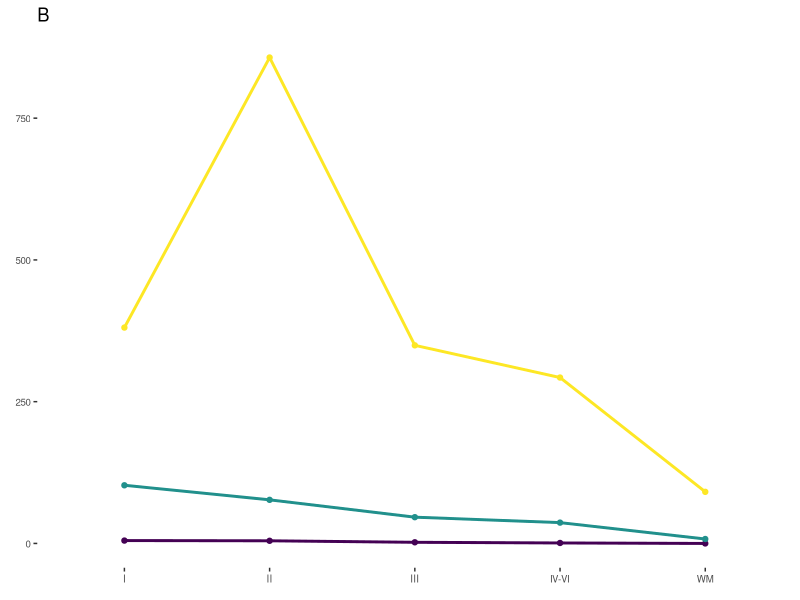
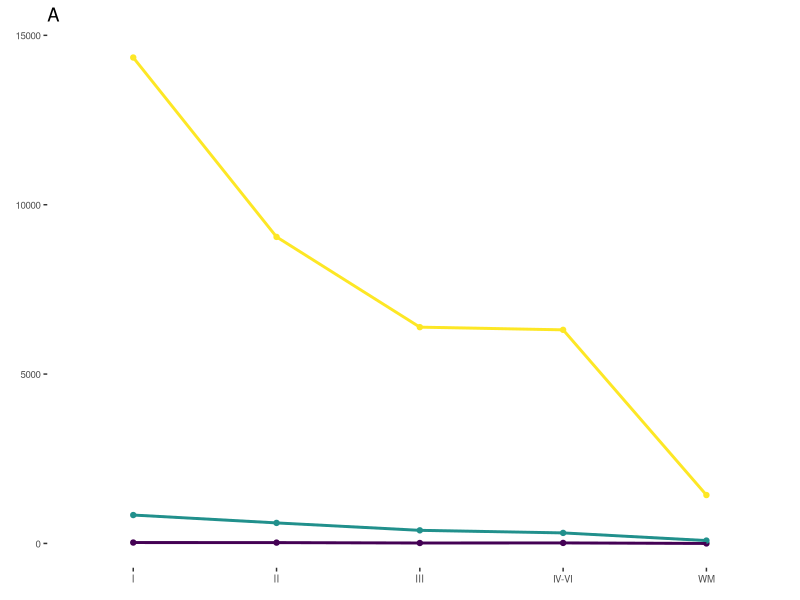
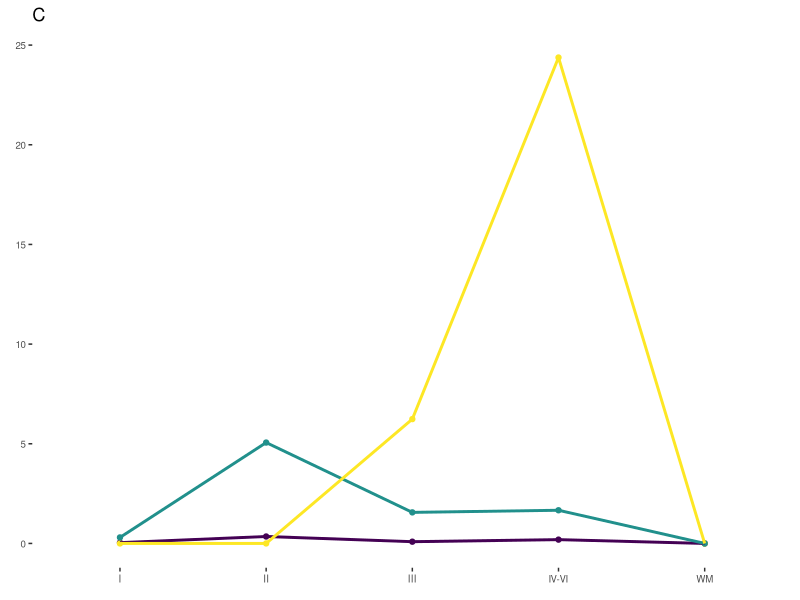
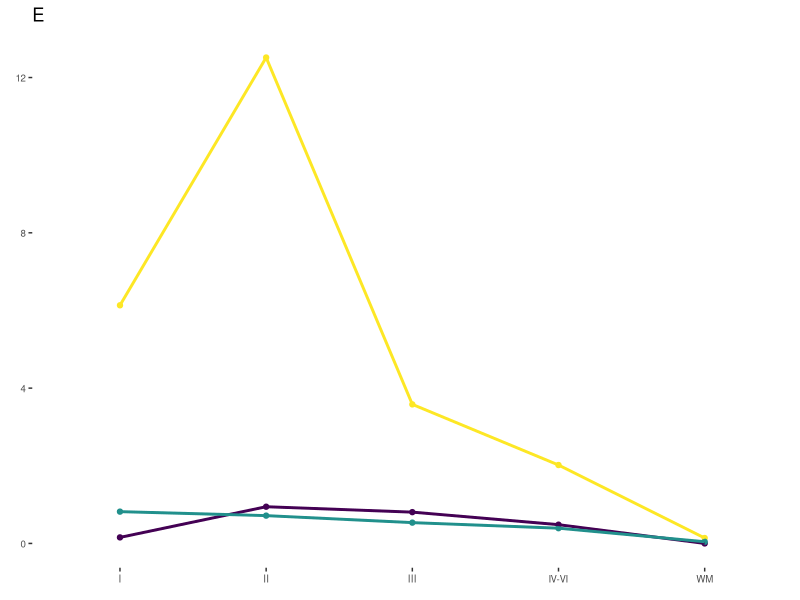
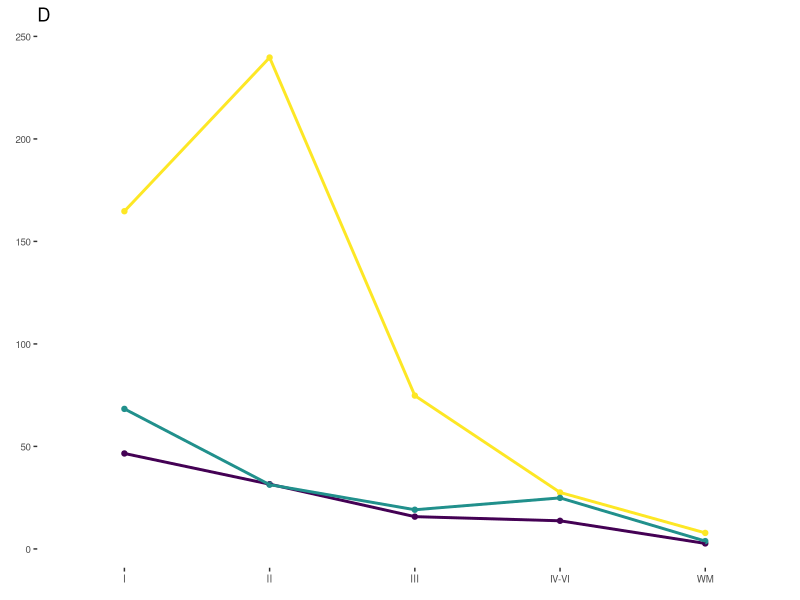
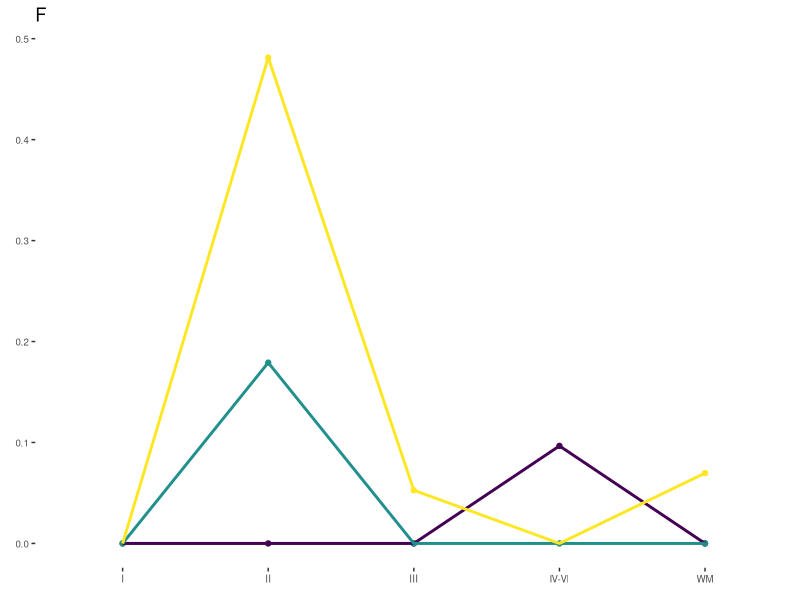
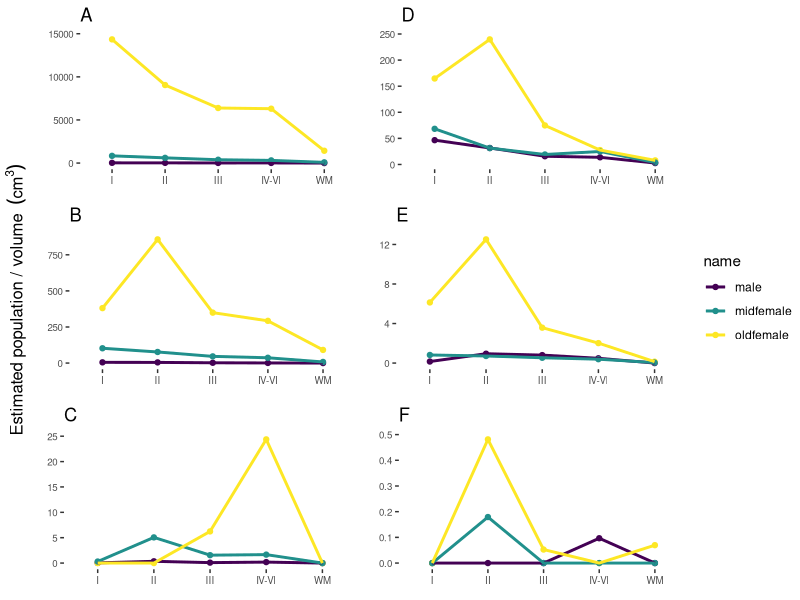

Reproduce these figures in R, in order.
## ---- chunk 1
knitr::opts_chunk$set(echo = TRUE)
## ---- chunk 2
library(readxl)
library(tidyverse)
library(viridis)
library(ggpubr)
## ---- chunk 3
my_data <- read_excel("MuskoxAllData_220317.xlsx")
## ---- chunk 4
my_data <- my_data %>%
  mutate(name = case_when(individual == '0190' ~ 'male', 
                          individual == '0193' ~ 'oldfemale',
                          individual == '0194' ~ 'midfemale'))

neuropils_pfc <- my_data %>%
  filter(Marker == "neuropil thread", block == "pfc")

ntcs_pfc <- my_data %>%
  filter(Marker == "neuritic thread cluster", block == "pfc")

neurons_pfc <- my_data %>%
  filter(Marker == "neuron with fib tau", block == "pfc")

neuropils_parietal <- my_data %>%
  filter(Marker == "neuropil thread", block == "parietal")

ntcs_parietal <- my_data %>%
  filter(Marker == "neuritic thread cluster", block == "parietal")

neurons_parietal <- my_data %>%
  filter(Marker == "neuron with fib tau", block == "parietal")

## ---- chunk 5
p1 <- ggplot(data=ntcs_pfc, aes(x=Region, y=est.pop.vol, group=name, colour=name)) + 
  geom_line()+ geom_point()+ scale_color_manual(values=viridis(3))+
  labs(title="B",x=element_blank(), y=element_blank())+
  theme(
    panel.border = element_blank(),  
    panel.grid.major = element_blank(),
    panel.grid.minor = element_blank(),
    panel.background = element_blank(),
    axis.line = element_blank(),
    axis.text=element_text(size=7),
    legend.position="none") +
  geom_path(size=1)+
  scale_x_discrete(limits=c("I","II","III","IV-VI","WM"))
#scale_y_continuous(labels=comma)
p1
## ---- chunk 6
p2 <- ggplot(data=neuropils_pfc, aes(x=Region, y=est.pop.vol, group=name, colour=name)) + 
  geom_line()+ geom_point()+ scale_color_manual(values=viridis(3))+
  labs(title="A",x=element_blank(), y=element_blank())+
  theme(
    panel.border = element_blank(),  
    panel.grid.major = element_blank(),
    panel.grid.minor = element_blank(),
    panel.background = element_blank(),
    axis.line = element_blank(),
    axis.text=element_text(size=7),
    legend.position="none") +
  geom_path(size=1)+
  scale_x_discrete(limits=c("I","II","III","IV-VI","WM"))
#scale_y_continuous(labels=comma)
p2
## ---- chunk 7
p3 <- ggplot(data=neurons_pfc, aes(x=Region, y=est.pop.vol, group=name, colour=name)) + 
  geom_line()+ geom_point()+ scale_color_manual(values=viridis(3))+
  labs(title="C",x=element_blank(), y=element_blank())+
  theme(
    panel.border = element_blank(),  
    panel.grid.major = element_blank(),
    panel.grid.minor = element_blank(),
    panel.background = element_blank(),
    axis.line = element_blank(),
    axis.text=element_text(size=7),
    legend.position="none") +
  geom_path(size=1)+
  scale_x_discrete(limits=c("I","II","III","IV-VI","WM"))
#scale_y_continuous(labels=comma)
p3
## ---- chunk 8
p4 <- ggplot(data=ntcs_parietal, aes(x=Region, y=est.pop.vol, group=name, colour=name)) + 
  geom_line()+ geom_point()+ scale_color_manual(values=viridis(3))+
  labs(title="E",x=element_blank(), y=element_blank())+
  theme(
    panel.border = element_blank(),  
    panel.grid.major = element_blank(),
    panel.grid.minor = element_blank(),
    panel.background = element_blank(),
    axis.line = element_blank(),
    axis.text=element_text(size=7),
    legend.position="none") +
  geom_path(size=1)+
  scale_x_discrete(limits=c("I","II","III","IV-VI","WM"))
#scale_y_continuous(labels=comma)
p4
## ---- chunk 9
p5 <- ggplot(data=neuropils_parietal, aes(x=Region, y=est.pop.vol, group=name, colour=name)) + 
  geom_line()+ geom_point()+ scale_color_manual(values=viridis(3))+
  labs(title="D",x=element_blank(), y=element_blank())+
  theme(
    panel.border = element_blank(),  
    panel.grid.major = element_blank(),
    panel.grid.minor = element_blank(),
    panel.background = element_blank(),
    axis.line = element_blank(),
    axis.text=element_text(size=7),
    legend.position="none") +
  geom_path(size=1)+
  scale_x_discrete(limits=c("I","II","III","IV-VI","WM"))
#scale_y_continuous(labels=comma)
p5
## ---- chunk 10
p6 <- ggplot(data=neurons_parietal, aes(x=Region, y=est.pop.vol, group=name, colour=name)) + 
  geom_line()+ geom_point()+ scale_color_manual(values=viridis(3))+
  labs(title="F",x=element_blank(), y=element_blank())+
  theme(
    panel.border = element_blank(),  
    panel.grid.major = element_blank(),
    panel.grid.minor = element_blank(),
    panel.background = element_blank(),
    axis.line = element_blank(),
    axis.text=element_text(size=7),
    legend.position="none") +
  geom_path(size=1)+
  scale_x_discrete(limits=c("I","II","III","IV-VI","WM"))
#scale_y_continuous(labels=comma)
p6
## ---- chunk 11
all3<-ggarrange(p2, p5, p1, p4, p3, p6, nrow=3, ncol=2, common.legend = TRUE, legend="right")

all3<-annotate_figure(all3, left=text_grob("Estimated population / volume "~(cm^3),rot = 90))
all3
#ggsave("LinePlot_ParietalPFC_220318.png", plot=all3, dpi=500)
